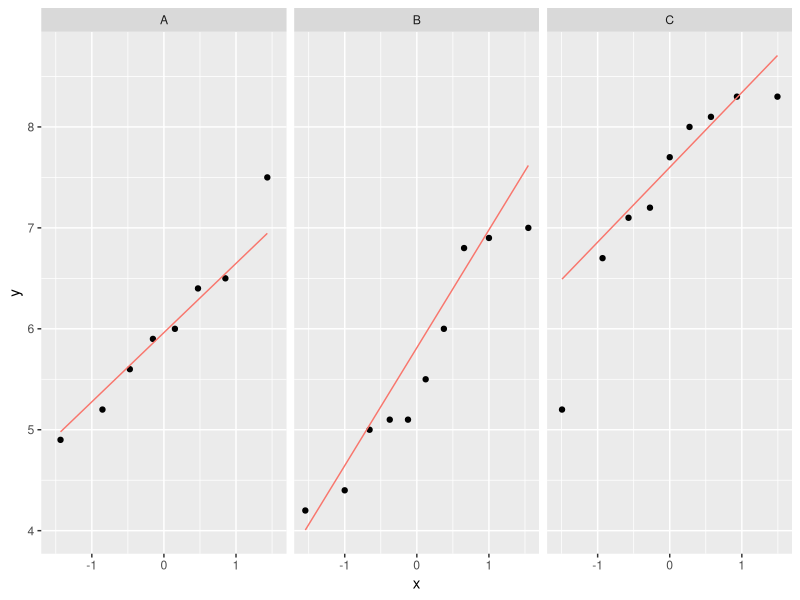
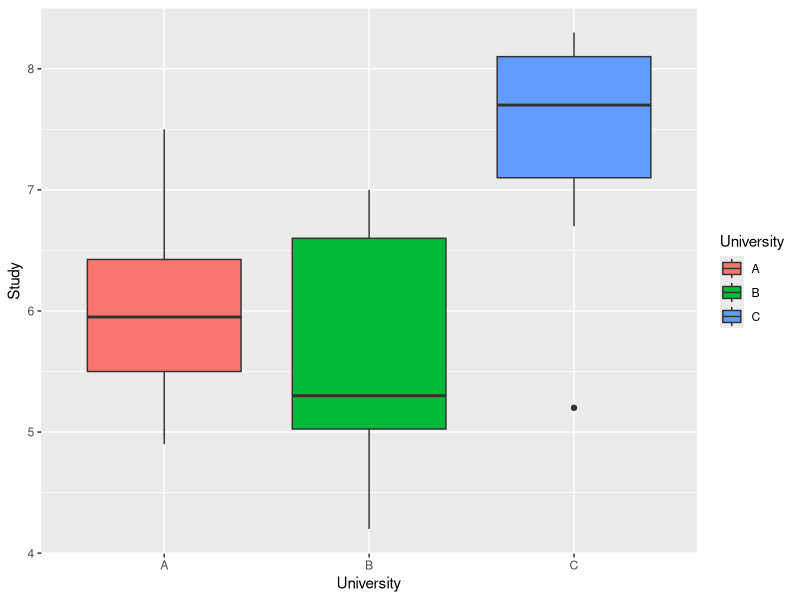

Here is the R script that generated these plots, in order: (Note: this script raises an error after producing the figures.)
install.packages(c("car","ggplot2"))
library(ggplot2)
library(car)

uni_df <- data.frame(
  University   =   c(rep("A",8),rep("B",10),rep("C",9)),
  Study   =	c(6.4,6.5,5.2,7.5,4.9,6.0,5.6,5.9,
              4.2,5.1,6.0,4.4,5.0,6.9,7.0,6.8,5.5,5.1,
              8.3,8.1,8.0,5.2,6.7,7.2,7.7,7.1,8.3))

ggplot2::ggplot(uni_df, aes(sample=Study)) +
  stat_qq() +
  stat_qq_line(aes(color="red")) +
  facet_wrap( ~ University, nrow = 1) +
  theme( legend.position = "none")

for (university in c("A","B","C")) {
  print(shapiro.test(uni_df[uni_df$University == university,"Study"]))
}

ggplot(uni_df, aes(x=University, y=Study, fill=University)) +
  geom_boxplot()

bartlett.test(Study ~ University, data=uni_df)

levene.test(Study ~ University, data=uni_df)